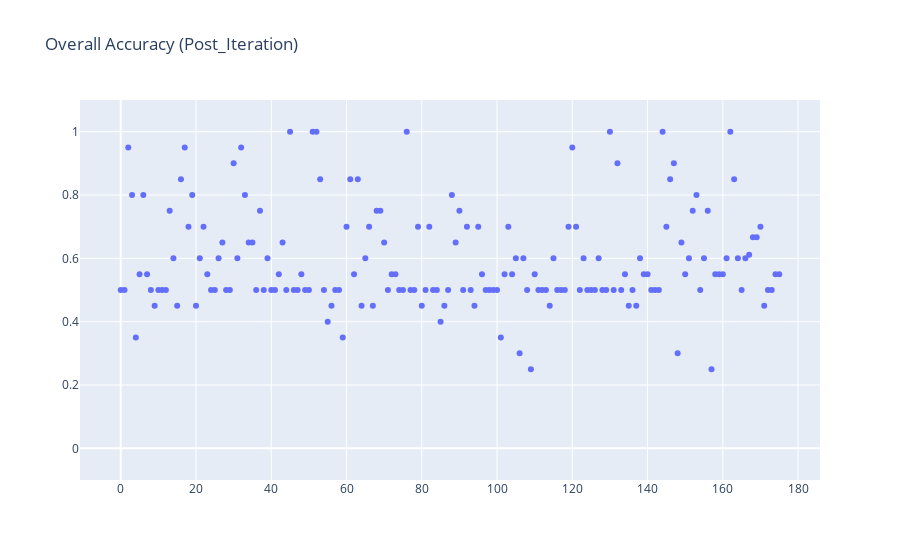

The notebook cell saved with this chart:
### Code cell
scatter(np.arange(len(accuracies)), accuracies, title="Overall Accuracy (Post_Iteration)",range_y=[-0.1,1.1])

### Figure 1 — Plotly figure (JSON) as saved in the notebook; plotly's stock layout.template omitted (floating-point values rounded to 4 significant figures; data arrays with more than 128 entries replaced by an {"elided": "..."} marker saying what was removed)
{"data": [{"hovertemplate": "=%{y}<extra></extra>", "legendgroup": "", "marker": {"color": "#636efa", "symbol": "circle"}, "mode": "markers", "name": "", "orientation": "v", "showlegend": false, "type": "scatter", "x": {"elided": "176 int values"}, "xaxis": "x", "y": {"elided": "176 float values"}, "yaxis": "y"}], "layout": {"legend": {"tracegroupgap": 0}, "title": {"text": "Overall Accuracy (Post_Iteration)"}, "xaxis": {"anchor": "y", "domain": [0, 1], "title": {"text": ""}}, "yaxis": {"anchor": "x", "domain": [0, 1], "range": [-0.1, 1.1], "title": {"text": ""}}}}
